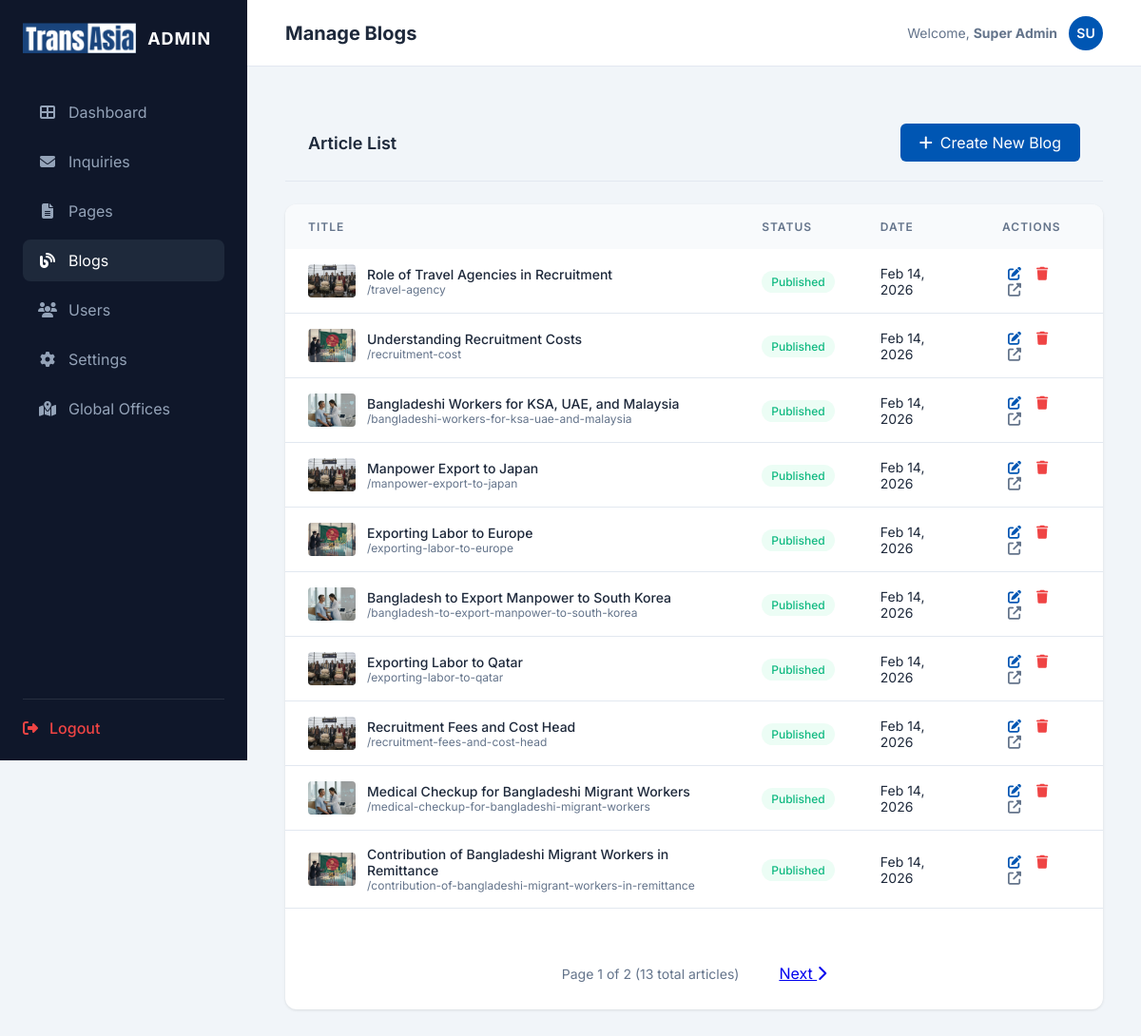
The page /admin/blogs.php (signed in) on the database its author committed.
### tables this page shows
CREATE TABLE `blogs` (
  `id` int(11) NOT NULL AUTO_INCREMENT,
  `title` varchar(255) NOT NULL,
  `slug` varchar(255) NOT NULL,
  `keywords` text DEFAULT NULL,
  `content` longtext DEFAULT NULL,
  `excerpt` text DEFAULT NULL,
  `image_url` varchar(255) DEFAULT NULL,
  `status` enum('Draft','Published') DEFAULT 'Draft',
  `created_at` timestamp NOT NULL DEFAULT current_timestamp(),
  `updated_at` timestamp NOT NULL DEFAULT current_timestamp() ON UPDATE current_timestamp(),
  PRIMARY KEY (`id`),
  UNIQUE KEY `slug` (`slug`)
);

### admin/blogs.php (the view, shortened to what this page needs)
<?php
include 'includes/admin-header.php';
$blogs_per_page = 10;
$current_page = isset($_GET['page']) ? max(1, intval($_GET['page'])) : 1;
$offset = ($current_page - 1) * $blogs_per_page;
$count_stmt = $pdo->query("SELECT COUNT(*) FROM blogs");
$total_blogs = $count_stmt->fetchColumn();
$total_pages = ceil($total_blogs / $blogs_per_page);
$stmt = $pdo->prepare("SELECT * FROM blogs ORDER BY created_at DESC LIMIT ? OFFSET ?");
$stmt->execute([$blogs_per_page, $offset]);
$blogs = $stmt->fetchAll();
?>
<div class="card-header" style="display: flex; justify-content: space-between; align-items: center; margin-bottom: 24px;">
    <h2>Article List</h2>
    <a href="blog-edit.php" class="btn btn-primary" style="background: var(--admin-primary); padding: 10px 20px; border-radius: 6px; text-decoration: none; color: white; display: flex; align-items: center; gap: 8px;">
        <i class="fas fa-plus"></i> Create New Blog
    </a>
</div>
<div class="content-card">
    <table class="admin-table">
        <thead>
            <tr>
                <th>Title</th>
                <th>Status</th>
                <th>Date</th>
                <th>Actions</th>
            </tr>
        </thead>
        <tbody>
            <?php foreach ($blogs as $blog): ?>
            <tr>
                <td>
                    <div style="display: flex; align-items: center; gap: 12px;">
                        <?php if ($blog['image_url']): ?>
                            <img src="../<?php echo htmlspecialchars($blog['image_url']); ?>" style="width: 50px; height: 35px; object-fit: cover; border-radius: 4px;">
                        <?php else: ?>
                            <div style="width: 50px; height: 35px; background: #eee; border-radius: 4px; display: flex; align-items: center; justify-content: center; font-size: 10px; color: #999;">No Image</div>
                        <?php endif; ?>
                        <div>
                            <div style="font-weight: 500;"><?php echo htmlspecialchars($blog['title']); ?></div>
                            <div style="font-size: 12px; color: var(--text-muted);">/<?php echo htmlspecialchars($blog['slug']); ?></div>
                        </div>
                    </div>
                </td>
                <td>
                    <span class="badge <?php echo ($blog['status'] == 'Published') ? 'badge-success' : 'badge-pending'; ?>">
                        <?php echo $blog['status']; ?>
                    </span>
                </td>
                <td><?php echo date('M d, Y', strtotime($blog['created_at'])); ?></td>
                <td>
                    <a href="blog-edit.php?id=<?php echo $blog['id']; ?>" class="btn-action" title="Edit" style="color: var(--admin-primary);"><i class="fas fa-edit"></i></a>
                    <a href="?delete=<?php echo $blog['id']; ?>" class="btn-action" title="Delete" style="color: #ef4444;" onclick="return confirm('Are you sure you want to delete this blog?')"><i class="fas fa-trash"></i></a>
                    <a href="../blog-detail.php?slug=<?php echo $blog['slug']; ?>" target="_blank" class="btn-action" title="View"><i class="fas fa-external-link-alt"></i></a>
                </td>
            </tr>
            <?php endforeach; ?>
        </tbody>
    </table>
    <?php if ($total_pages > 1): ?>
    <div style="display: flex; justify-content: center; align-items: center; gap: 10px; margin-top: 30px; padding: 20px;">
        <span style="padding: 8px 16px; color: var(--text-muted); font-size: 14px;">
            Page <?php echo $current_page; ?> of <?php echo $total_pages; ?> (<?php echo $total_blogs; ?> total articles)
        </span>
        <?php if ($current_page < $total_pages): ?>
            <a href="?page=<?php echo $current_page + 1; ?>" class="btn btn-outline-sm" style="padding: 8px 16px;">
                Next <i class="fas fa-chevron-right"></i>
            </a>
        <?php endif; ?>
    </div>
    <?php endif; ?>
</div>
<?php include 'includes/admin-footer.php'; ?>

### css/admin-styles.css (style rules this page uses)
* { box-sizing: border-box; margin: 0; padding: 0; }
:root { --admin-bg: #f1f5f9; --admin-card-bg: #ffffff; --admin-primary: #0056b3; --admin-secondary: #64748b; --sidebar-width: 260px; --sidebar-bg: #0f172a; --sidebar-hover: #1e293b; --text-main: #1e293b; --text-muted: #64748b; --border-color: #e2e8f0; --success: #10b981; --warning: #f59e0b; --danger: #ef4444; }
body.admin-page { background-color: var(--admin-bg); color: var(--text-main); font-family: 'Inter', sans-serif; margin: 0; display: flex; }
.content-card { background: white; border-radius: 12px; box-shadow: 0 1px 3px rgba(0, 0, 0, 0.1); overflow: hidden; }
.card-header { padding: 20px 24px; border-bottom: 1px solid var(--border-color); display: flex; align-items: center; justify-content: space-between; }
.card-header h2 { font-size: 18px; font-weight: 600; margin: 0; }
.admin-table { width: 100%; border-collapse: collapse; }
.admin-table th { text-align: left; padding: 16px 24px; background: #f8fafc; font-size: 12px; text-transform: uppercase; color: var(--text-muted); font-weight: 600; letter-spacing: 1px; }
.admin-table td { padding: 16px 24px; border-bottom: 1px solid var(--border-color); font-size: 14px; }
.badge { padding: 4px 10px; border-radius: 99px; font-size: 12px; font-weight: 500; }
.badge-success { background: #ecfdf5; color: #10b981; }
.btn-action { padding: 6px; color: var(--text-muted); transition: color 0.3s ease; cursor: pointer; }

### rows shown on the page
blogs: image_url (picture), title "Role of Travel Agencies in Recruitment", slug "travel-agency", status "Published", created_at "Feb 14, 2026"
blogs: image_url (picture), title "Understanding Recruitment Costs", slug "recruitment-cost", status "Published", created_at "Feb 14, 2026"
blogs: image_url (picture), title "Bangladeshi Workers for KSA, UAE, and Malaysia", slug "bangladeshi-workers-for-ksa-uae-and-malaysia", status "Published", created_at "Feb 14, 2026"
blogs: image_url (picture), title "Manpower Export to Japan", slug "manpower-export-to-japan", status "Published", created_at "Feb 14, 2026"
blogs: image_url (picture), title "Exporting Labor to Europe", slug "exporting-labor-to-europe", status "Published", created_at "Feb 14, 2026"
blogs: image_url (picture), title "Bangladesh to Export Manpower to South Korea", slug "bangladesh-to-export-manpower-to-south-korea", status "Published", created_at "Feb 14, 2026"
blogs: image_url (picture), title "Exporting Labor to Qatar", slug "exporting-labor-to-qatar", status "Published", created_at "Feb 14, 2026"
blogs: image_url (picture), title "Recruitment Fees and Cost Head", slug "recruitment-fees-and-cost-head", status "Published", created_at "Feb 14, 2026"
blogs: image_url (picture), title "Medical Checkup for Bangladeshi Migrant Workers", slug "medical-checkup-for-bangladeshi-migrant-workers", status "Published", created_at "Feb 14, 2026"
blogs: image_url (picture), title "Contribution of Bangladeshi Migrant Workers in Remittance", slug "contribution-of-bangladeshi-migrant-workers-in-remittance", status "Published", created_at "Feb 14, 2026"

### other values the page prints
$page_title "Manage Blogs"
$_SESSION['admin_user'] "Super Admin"
substr($_SESSION['admin_user'], 0, 2) "SU"
$current_page "1"
$total_pages "2"
$total_blogs "13"
